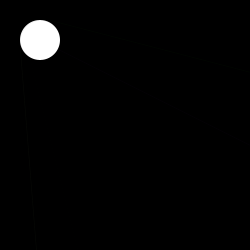
Frame 1 (no input)
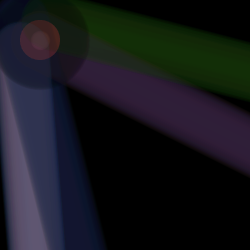
Frame 60 (the mouse pressed at the canvas centre just before this capture)
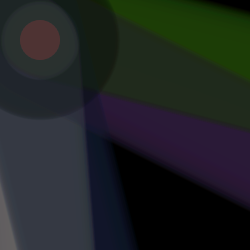
Frame 120 (the mouse held since frame 60 and released just before this capture)

The Processing sketch that drew these frames (run headless with seeded random() and noise(); from frame 60 on, the mouse is pressed at the canvas centre):

// Processing sketch: processing_18641
// ── processing_18641.pde

float counter=0.5;
float counterMax=250;
 
void setup(){
    size(250,250);
    background(0);
    smooth();
}
 
void draw(){
   stroke(color(random(100),random(50),random(100),20));
   strokeWeight(counter);
   line(320,180,40,40);
   
   stroke(color(random(50),random(110),random(10),20));
   strokeWeight(counter);
   line(320,90,50,20);
   
   stroke(color(random(200),random(200),random(200),20));
   strokeWeight(counter);
   line(40,300,20,50);
   
   stroke(color(random(40),random(50),random(80),20));
   strokeWeight(counter);
   line(90,300,20,20);
   
   stroke(color(random(10),random(10),random(10),20));
   ellipse(40,40,40,40);
   fill(200,60,60,20);
   
    if(counter<counterMax){
        counter++;
    }
   else {
        counter=30;
    }
}
